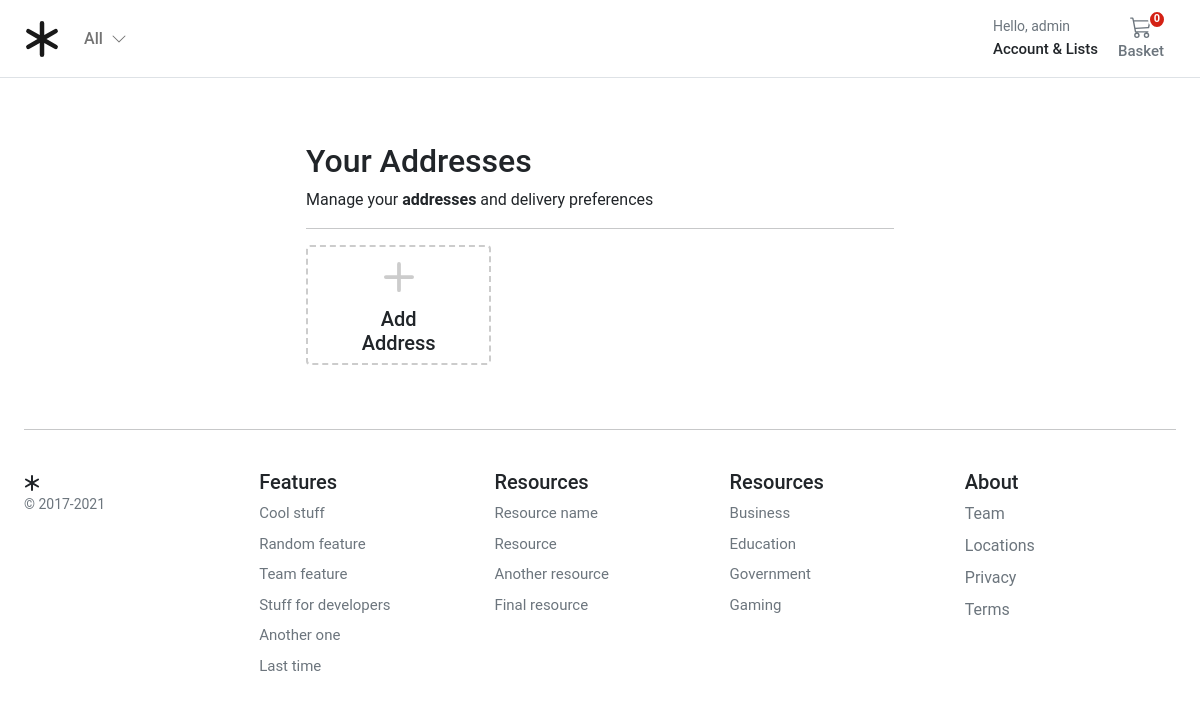
The app's page /account/addresses/ (signed in), older data.
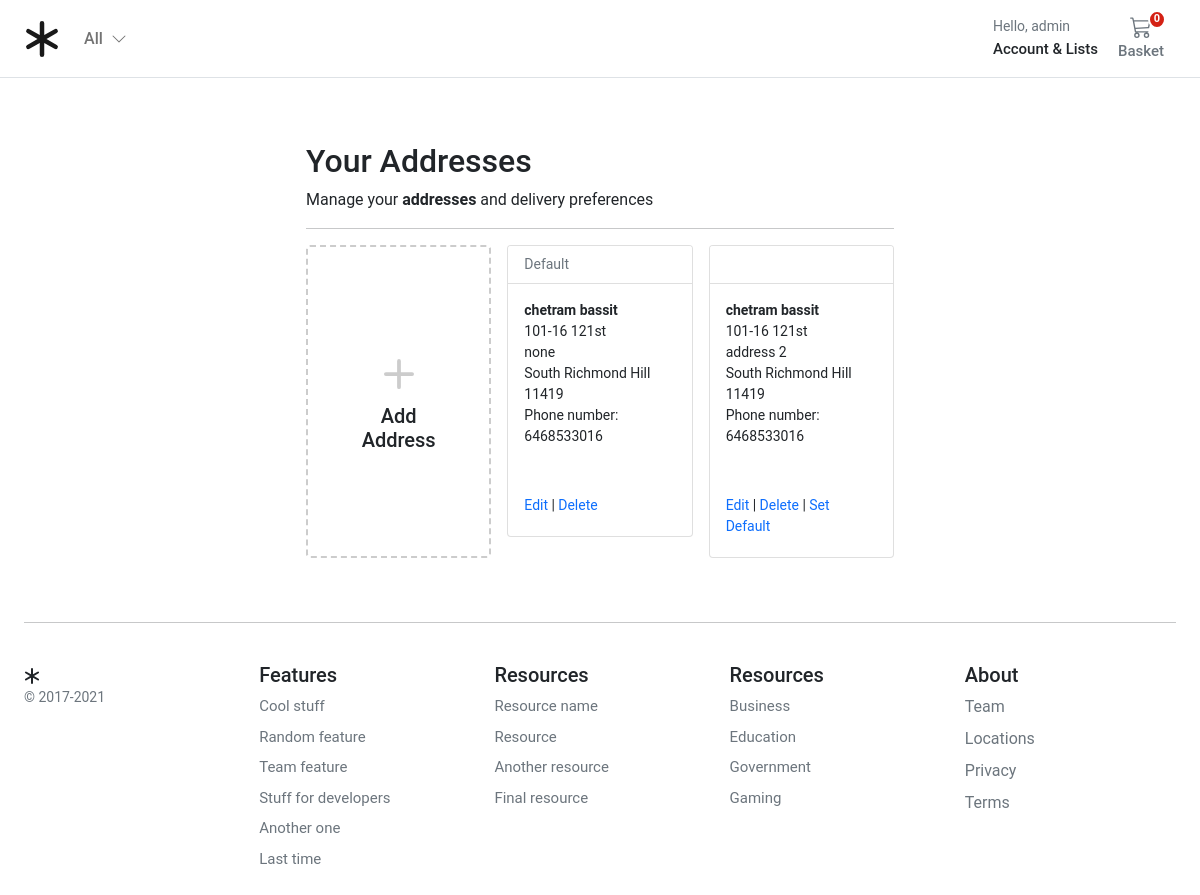
The same page, newer data.
### account/models.py (models this page shows, shortened)
class Address(models.Model):
    id = models.UUIDField(primary_key=True, default=uuid.uuid4, editable=False)
    customer = models.ForeignKey(Customer, verbose_name=_("Customer"), on_delete=models.CASCADE)
    full_name = models.CharField(_("Full Name"), max_length=150)
    phone = models.CharField(_("Phone Number"), max_length=50)
    postcode = models.CharField(_("Postcode"), max_length=50)
    address_line = models.CharField(_("Address Line 1"), max_length=255)
    address_line2 = models.CharField(_("Address Line 2"), max_length=255)
    town_city = models.CharField(_("Town/City/State"), max_length=150)
    delivery_instructions = models.CharField(_("Delivery Instructions"), max_length=255)
    created_at = models.DateTimeField(_("Created at"), auto_now_add=True)
    updated_at = models.DateTimeField(_("Updated at"), auto_now=True)
    default = models.BooleanField(_("Default"), default=False)
    class Meta:
        verbose_name = "Address"
        verbose_name_plural = "Addresses"

### account/views.py (the view)
# urls.py: path("addresses/", views.view_address, name="addresses"),
@login_required
def view_address(request):
    addresses = Address.objects.filter(customer=request.user)
    return render(request, "account/dashboard/addresses.html", {"addresses": addresses})

### basket/basket.py (called while the page is built)
    def __len__(self):
        return sum(item["qty"] for item in self.basket.values())

### basket/context_processors.py (called while the page is built)
def basket(request):
    return {'basket': Basket(request)}

### store/context_processors.py (called while the page is built)
def categories(request):
    return {"categories": Category.objects.filter(level=0)}

### templates/account/dashboard/addresses.html (shortened to what this page needs)
{% extends "../sub_base.html" %}
{% block sub_content %}
<h1 class="h2">Your Addresses</h1>
<div>Manage your <b>addresses</b> and delivery preferences</div>
<hr />
<div class="container px-0">
  <div class="row row-cols-1 row-cols-sm-2 row-cols-md-3 g-3">
    <div class="col">
      <a href="{% url "account:add_address" %}" class="text-reset text-decoration-none" role="button"
        style="max-width: 540px;">
        <div class="card mb-3 h-100" style="border: dashed 2px #ccc;">
          <div class="row g-0 h-100">
            <div class="col-12" style="min-height:100px">
              <div class="card-body text-center position-absolute top-50 start-50 translate-middle">
                <svg style="color:#ccc;" xmlns="http://www.w3.org/2000/svg" width="60" height="60" fill="currentColor"
                  class="bi bi-plus" viewBox="0 0 16 16">
                  <path
                    d="M8 4a.5.5 0 0 1 .5.5v3h3a.5.5 0 0 1 0 1h-3v3a.5.5 0 0 1-1 0v-3h-3a.5.5 0 0 1 0-1h3v-3A.5.5 0 0 1 8 4z" />
                </svg>
                <h1 class="h5">Add Address</h1>
              </div>
            </div>
          </div>
        </div>
      </a>
    </div>
    {% for address in addresses %}
    <div class="col">
      <div class="card pb-3">
        <div class="card-header bg-white small text-muted">
          {% if address.default %}
            Default
          {% endif %}
        </div>
        <div class="card-body small pb-1">
          <p class="card-text m-0 fw-bold">{{address.full_name}}</p>
          <p class="card-text m-0">{{address.address_line}}</p>
          <p class="card-text m-0">{{address.address_line2}}</p>
          <p class="card-text m-0">{{address.town_city}}</p>
          <p class="card-text m-0">{{address.postcode}}</p>
          <p class="card-text m-0">Phone number: {{address.phone}}</p>
          <div class="pt-5">
            <a href="{% url 'account:edit_address' address.id %}" class="text-decoration-none">Edit</a>
            |
            <a href="{% url 'account:delete_address' address.id %}" class="text-decoration-none">Delete</a>
            {% if not address.default %}
            | <a href="{% url 'account:set_default' address.id %}" class="text-decoration-none">Set Default</a>
            {% endif %}
          </div>
        </div>
      </div>
    </div>
    {% endfor %}
  </div>
</div>
{% endblock %}

Row changes from the older to the newer data that the page shows:
added Address: default "Default", full_name "chetram bassit", address_line "101-16 121st", address_line2 "none", town_city "South Richmond Hill", postcode "11419", phone "6468533016"
added Address: full_name "chetram bassit", address_line "101-16 121st", address_line2 "address 2", town_city "South Richmond Hill", postcode "11419", phone "6468533016", default "Set Default"
